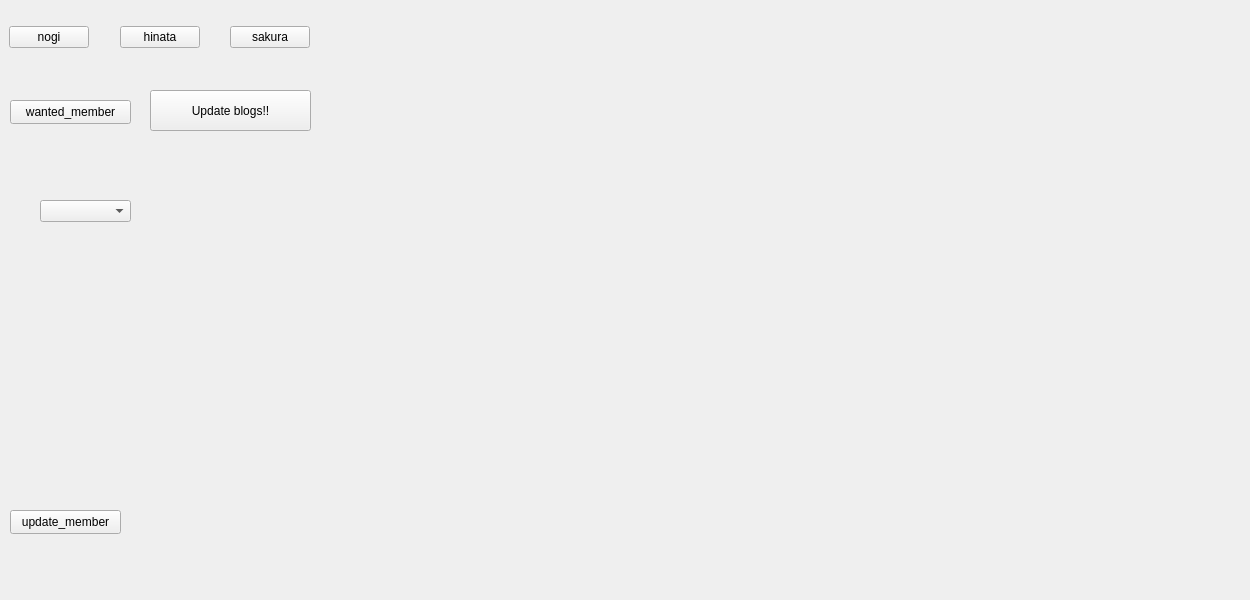
<?xml version="1.0" encoding="UTF-8"?>
<ui version="4.0">
 <class>MainWindow</class>
 <widget class="QMainWindow" name="MainWindow">
  <property name="geometry">
   <rect>
    <x>0</x>
    <y>0</y>
    <width>1250</width>
    <height>600</height>
   </rect>
  </property>
  <property name="cursor">
   <cursorShape>ArrowCursor</cursorShape>
  </property>
  <property name="windowTitle">
   <string>MainWindow</string>
  </property>
  <widget class="QWidget" name="centralwidget">
   <widget class="QWidget" name="gridLayoutWidget_2">
    <property name="geometry">
     <rect>
      <x>9</x>
      <y>9</y>
      <width>301</width>
      <height>56</height>
     </rect>
    </property>
    <layout class="QGridLayout" name="group_name_GridLayout" columnstretch="3,2,3,2,3">
     <item row="0" column="0">
      <widget class="QPushButton" name="nogi_btn">
       <property name="cursor">
        <cursorShape>PointingHandCursor</cursorShape>
       </property>
       <property name="text">
        <string>nogi</string>
       </property>
      </widget>
     </item>
     <item row="0" column="3">
      <spacer name="hs_spacer">
       <property name="orientation">
        <enum>Qt::Horizontal</enum>
       </property>
       <property name="sizeHint" stdset="0">
        <size>
         <width>40</width>
         <height>20</height>
        </size>
       </property>
      </spacer>
     </item>
     <item row="0" column="2">
      <widget class="QPushButton" name="hina_btn">
       <property name="cursor">
        <cursorShape>PointingHandCursor</cursorShape>
       </property>
       <property name="text">
        <string>hinata</string>
       </property>
      </widget>
     </item>
     <item row="0" column="1">
      <spacer name="nh_spacer">
       <property name="orientation">
        <enum>Qt::Horizontal</enum>
       </property>
       <property name="sizeHint" stdset="0">
        <size>
         <width>40</width>
         <height>20</height>
        </size>
       </property>
      </spacer>
     </item>
     <item row="0" column="4">
      <widget class="QPushButton" name="saku_btn">
       <property name="text">
        <string>sakura</string>
       </property>
      </widget>
     </item>
    </layout>
   </widget>
   <widget class="QPushButton" name="mem_btn">
    <property name="geometry">
     <rect>
      <x>10</x>
      <y>100</y>
      <width>121</width>
      <height>24</height>
     </rect>
    </property>
    <property name="text">
     <string>wanted_member</string>
    </property>
   </widget>
   <widget class="QPushButton" name="update_mem_btn">
    <property name="geometry">
     <rect>
      <x>10</x>
      <y>510</y>
      <width>111</width>
      <height>24</height>
     </rect>
    </property>
    <property name="text">
     <string>update_member</string>
    </property>
   </widget>
   <widget class="QPushButton" name="crawling_btn">
    <property name="geometry">
     <rect>
      <x>150</x>
      <y>90</y>
      <width>161</width>
      <height>41</height>
     </rect>
    </property>
    <property name="text">
     <string>Update blogs!!</string>
    </property>
   </widget>
   <widget class="QComboBox" name="member_cbbox">
    <property name="geometry">
     <rect>
      <x>40</x>
      <y>200</y>
      <width>91</width>
      <height>22</height>
     </rect>
    </property>
   </widget>
  </widget>
 </widget>
 <resources/>
 <connections/>
</ui>
